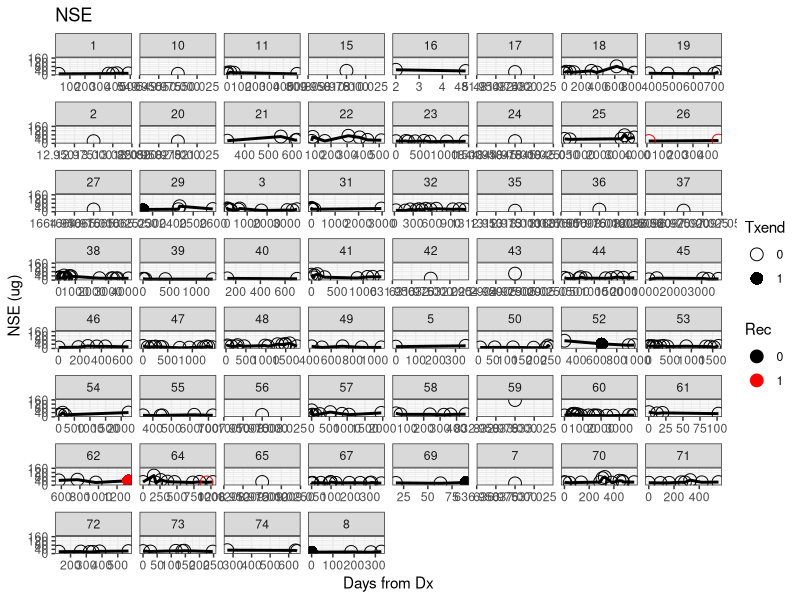
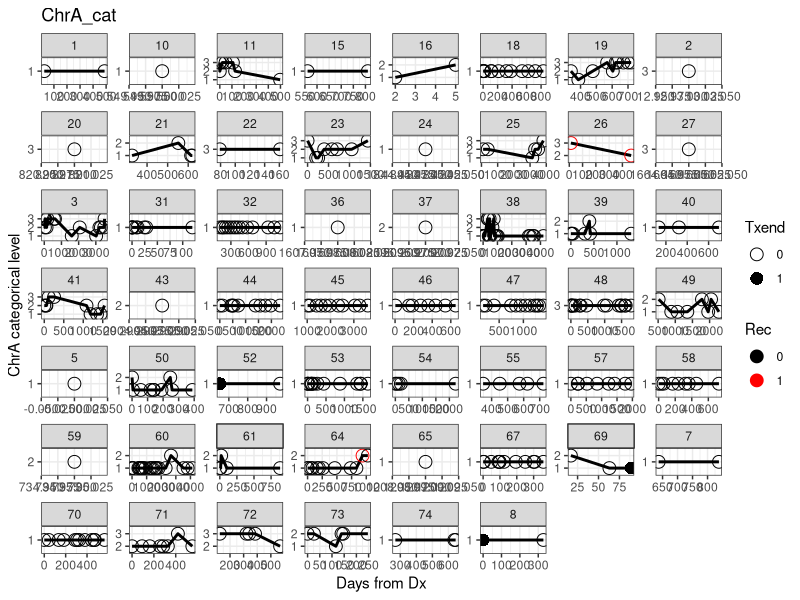
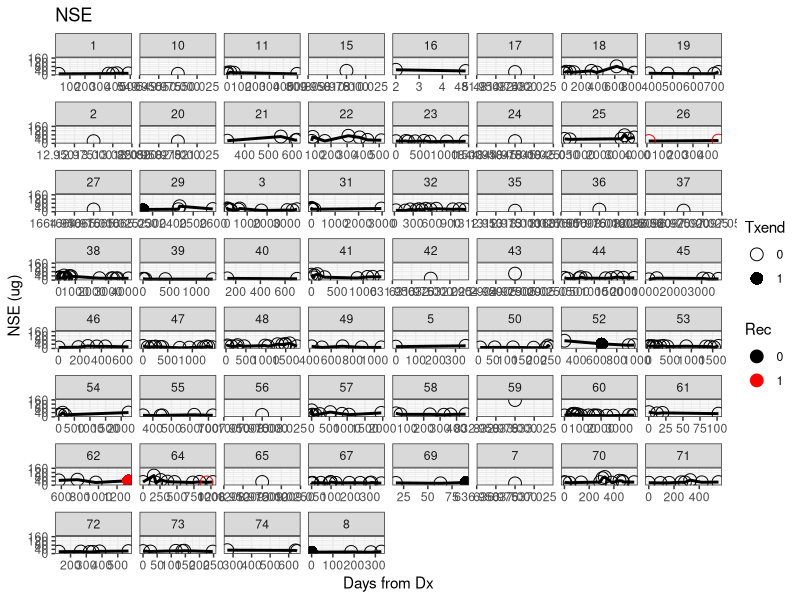
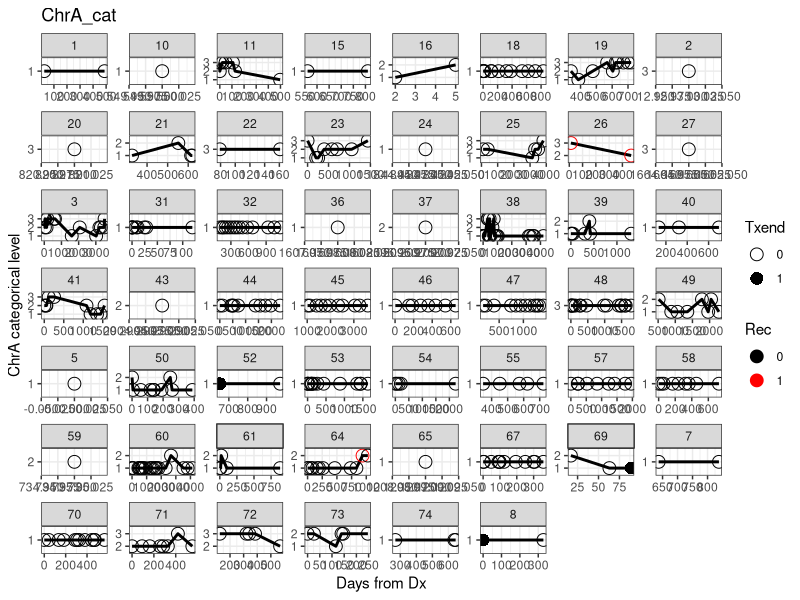

These figures' R source, in order:
## ---- chunk 1
library(ggplot2)
library(reshape)
library(plyr)
library(dplyr)
library(RColorBrewer)
library(knitr)
library(xtable)
library(gridExtra)

options(xtable.type="html", xtable.caption.placement="top", xtable.include.row.names=FALSE)
opts_chunk$set(comment=NA, echo=FALSE, warning=FALSE, message=FALSE, error=FALSE, fig.width=10, fig.height=5)

lab.thresh.NSE <- 17
lab.thresh.ChrAnew <- 84.7
## ---- chunk 2

data <- read.delim("data/NSE_ChrA_all_values_categorical.csv", sep=",", na.strings="",
                   colClasses=c("factor", "character", "numeric", "factor", "numeric", 
                                "numeric", "factor", "factor", "factor", "factor"),
                   )

data.merge <- data

data.merge <- transform(data.merge,
                        Date=as.Date(Date, format="%m/%d/%Y"))

datedays <- ddply(data.merge, .(PtNum), 
                  function(x) data.frame(DateDays=difftime(x$Date, min(x$Date), units="days")))

data.merge$DateDays <- datedays$DateDays

chra.old.cutpoints <- c(0, 25, 53.75, 1000)
chra.new.cutpoints <- c(0, 84.7, 105.65, 1000)

# data.merge <- transform(data.merge,
#                         ChrAo.cut=cut(ChrAo, breaks=chra.old.cutpoints, 
#                                       labels=c("WNL", "above normal", "high"),
#                                       ordered_result=TRUE),
#                         ChrAn.cut=cut(ChrAn, breaks=chra.new.cutpoints,
#                                       labels=c("WNL", "above normal", "high"),
#                                       ordered_result=TRUE)
#                         )
# 
# data.merge$ChrA.cut <- factor(with(data.merge, ifelse(is.na(ChrAn.cut), as.character(ChrAo.cut), as.character(ChrAn.cut))),
#                               levels=c("WNL", "above normal", "high"), ordered=TRUE)

# foo <- ddply(data.merge, .(PtNum), ddpfcl)
# colnames(foo) <- c("PtNum", "mintestdate")
# bar <- merge(data.merge, foo, by="PtNum")
# head(data.merge[, c("beforeprogression", "progressed", "progfree", "firstprg", "firstprgdays")])

## ---- chunk 3
nse.cutpoints <- data.frame(y=c(17, 24.3))
## ---- chunk 4

plotNSE <- function(plot.data, nsecutpoints=NA, title=NA, ...) {  
  p
  
}

## ---- chunk 5
# pointspersample <- ddply(data.merge, .(PtNum), nrow)
# samples.keep <- subset(pointspersample, V1 > 3)$PtNum
# samples.keep <- c(18, 31, 38, 53, 64, 8)
# samples.keep <- metadata$id
plot.data <- subset(data.merge, !is.na(NSE))

p <- ggplot(plot.data, aes(x=as.numeric(DateDays), y=NSE, group=PtNum))
p <- p + geom_line(size=1)
p <- p + geom_point(aes(color=Rec, shape=Txend), size=4)

p <- p + facet_wrap(~ PtNum, scale="free_x")
p <- p + labs(x="Days from Dx", y="NSE (ug)", title="NSE")

p <- p + scale_color_manual(values=c("black", "red"))
p <- p + scale_shape_manual(values=c(1, 16))

p <- p + theme_bw()
# p <- p + theme(legend.position="none")

p

ggsave(filename = "NSE.png", plot=p, width=14, height=10)

# p.progressed <- plot.nse(subset(plot.data, progressed == "Progression"), nse.cutpoints, title="Progression")
# p.noprogressed <- plot.nse(subset(plot.data, progressed == "No Progression"), nse.cutpoints, title="No Progression")
# 
# grid.arrange(p.noprogressed, p.progressed, ncol=2)

## ---- chunk 6
plot.data <- subset(data.merge, !is.na(ChrA_cat))

p <- ggplot(plot.data, aes(x=as.numeric(DateDays), y=ChrA_cat, group=PtNum))

p <- p + geom_line(size=1)
p <- p + geom_point(aes(color=Rec, shape=Txend), size=4)

p <- p + facet_wrap(~ PtNum, scale="free")
p <- p + labs(x="Days from Dx", y="ChrA categorical level", title="ChrA_cat")

p <- p + scale_color_manual(values=c("black", "red"))
p <- p + scale_shape_manual(values=c(1, 16))

p <- p + theme_bw()
# p <- p + theme(legend.position="none")
p

ggsave(filename = "ChrA_cat.png", plot=p, width=14, height=10)

# p.progressed <- plot.chra(subset(plot.data, progressed == "Progression"), title="Progression")
# p.noprogressed <- plot.chra(subset(plot.data, progressed == "No Progression"), title="No Progression")
# 
# grid.arrange(p.noprogressed, p.progressed, ncol=2)
